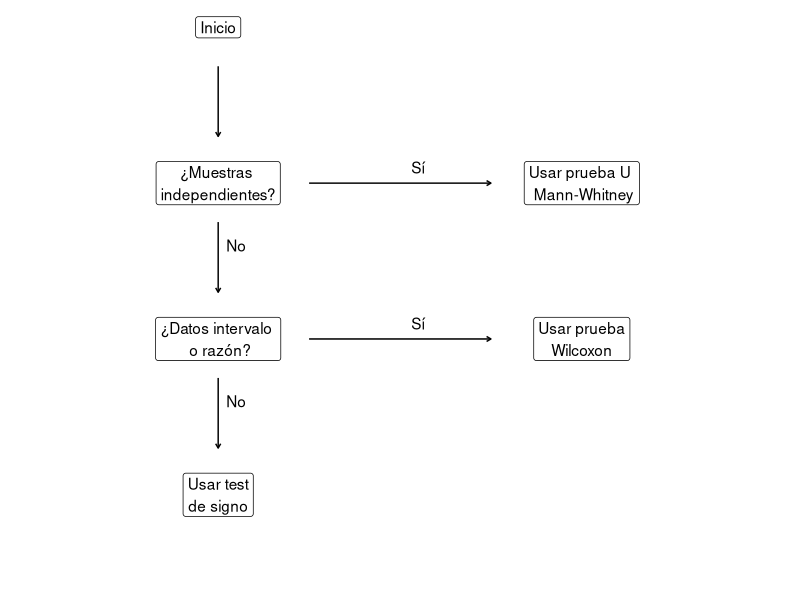

Write the R code that produced this figure. (Note: this script raises an error after producing the figure.)
## ---- chunk 1
Hombres = c(19, 22, 16, 29, 24)
Mujeres = c(20, 11, 17, 12)
wilcox.test(Hombres, Mujeres)
## ---- chunk 2
library(tidyverse)
## ---- chunk 3
datos = data.frame(
  Paciente = c( 1, 2, 3, 4, 5, 6, 7, 8, 9, 10, 11, 12),
  Droga.A = c( 2,  3.6,  2.6,  2.7,  7.3,  3.4,  14.9,  6.6,  2.3,  2.1,  6.8,  8.5),
  Droga.B = c( 3.5,  5.7,  2.9,  2.4,  9.9,  3.3,  16.7,  6,  3.8,  4,  9.1,  20.9)
)
datos %>% 
  knitr::kable(
    caption = "Eficiencia de dos medicamentos reportada por los pacientes.",
    format.args = list(decimal.mark = ","),
                       booktabs=TRUE
  )
## ---- chunk 4
datos = data.frame(
  Paciente = c( 1, 2, 3, 4, 5, 6, 7, 8, 9, 10, 11, 12),
  Droga.A = c( 2,  3.6,  2.6,  2.7,  7.3,  3.4,  14.9,  6.6,  2.3,  2.1,  6.8,  8.5),
  Droga.B = c( 3.5,  5.7,  2.9,  2.4,  9.9,  3.3,  16.7,  6,  3.8,  4,  9.1,  20.9)
)

## ---- chunk 5
var.test(datos$Droga.A,datos$Droga.B)
## ---- chunk 6
shapiro.test(datos$Droga.A)
shapiro.test(datos$Droga.B)
## ---- chunk 7
wilcox.test(datos$Droga.A, datos$Droga.B, paired = TRUE)
## ---- chunk 8
t.test(datos$Droga.A, datos$Droga.B, paired = TRUE)
## ---- chunk 9
# Build with ggplot
myData <- tribble(
  ~x,~y,~Type,~text,
  1,  10,"rounded","Inicio",
  1,  9, "arrow","",
  1,  8, "decision","¿Muestras \nindependientes?",
  1,  7, "arrow", "No",
  1,  6, "decision","¿Datos intervalo \n o razón?",
  1,  5, "arrow", "No",
  1,  4, "decision","Usar test\nde signo",
  
  3, 8 , "rounded", "Usar prueba U \n Mann-Whitney",
  3, 6 , "rounded", "Usar prueba\nWilcoxon",
  
  
  # Flechas si
  2,  8, "arrow", "Sí",
  2,  6, "arrow", "Sí"
  
)
myData %>% 
  ggplot(aes(x,y,label=text))+
  geom_label(data=myData %>% filter(Type!="arrow"))+
  geom_text(data=myData %>% filter(Type=="arrow"),nudge_x=.1, nudge_y=.2)+
  geom_segment(aes(x=x,xend=x,y=y+.5,yend=y-.4), 
               arrow=arrow(length = unit(0.05, "inches")),
               myData %>% filter(Type=="arrow", text=="No") )+
  geom_segment(aes(x=x,xend=x,y=y+.5,yend=y-.4), 
               arrow=arrow(length = unit(0.05, "inches")),
               myData %>% filter(Type=="arrow", text=="") )+
  geom_segment(aes(x=x-.5,xend=x+.5,y=y,yend=y), 
               arrow=arrow(length = unit(0.05, "inches")),
               myData %>% filter(Type=="arrow", text=="Sí") )+
  xlim(0,4)+
  ylim(3,10)+
  theme_void()
## ---- chunk 10
.format_dataframe_as_def_list(chapter = 8)
